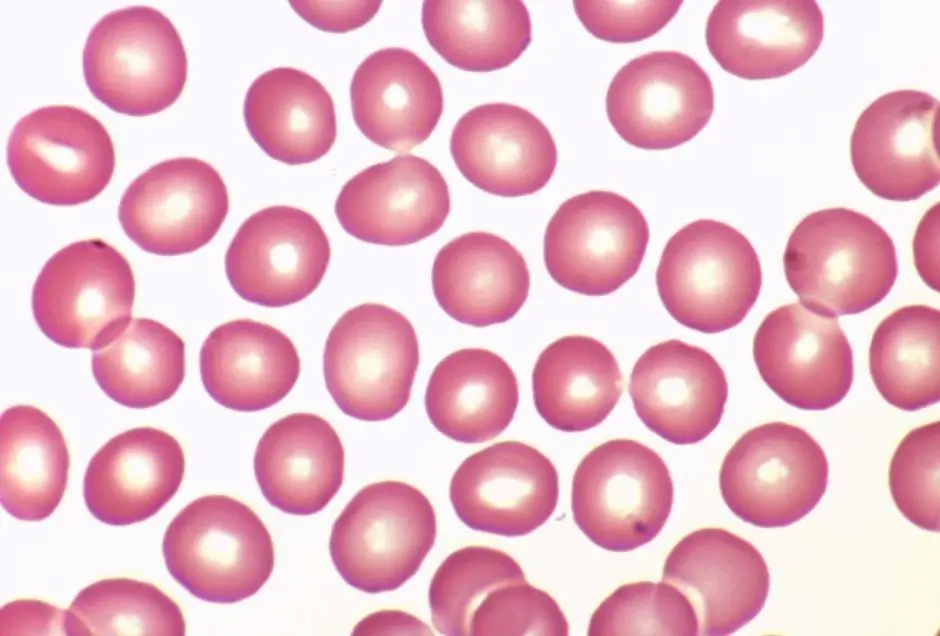
%> input picture Lab4-Morphology-main/assets/normal-blood.tif, 940 x 636 px
$ octave Challenge3.m   (GNU Octave 9; MATLAB toolbox functions it lacks are replaced by stand-ins)
%> lines starting %> are read from the running program, lines starting %| are printed output that depends on the picture; in (x1, y1, x2, y2) boxes, pixels count from 0 and x2, y2 are one past the last pixel; in counts of white or black regions, pixels touching at a corner belong together; the program's own positions count from 1
f = imread('assets/normal-blood.tif');

% [12 lines of commented-out code are left out]
f = f(:,:,1:3);

% converting to BW binary image
BW = rgb2gray(f);
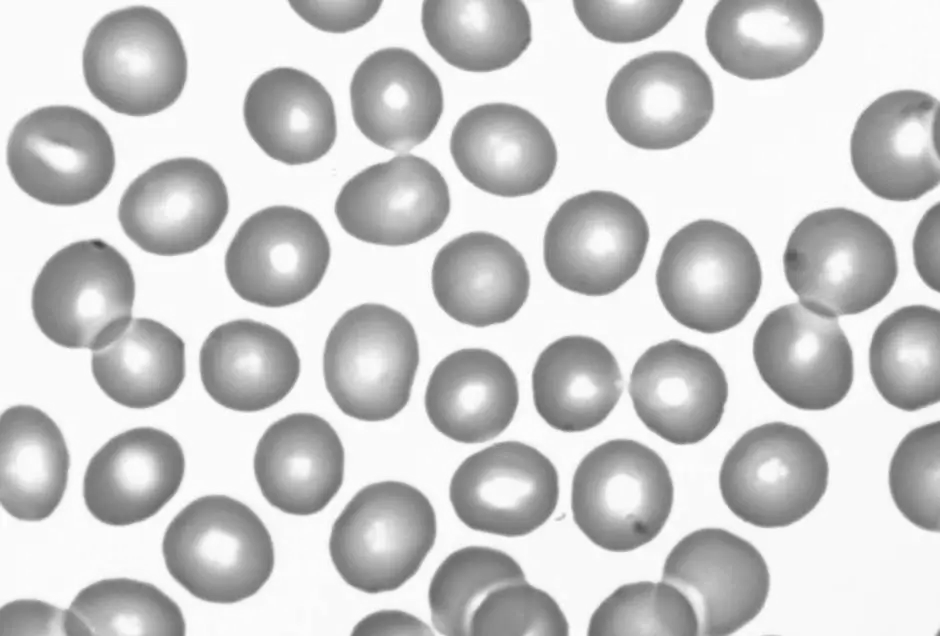
%> BW: size 636x940 uint8; min 68, max 255, mean 203.6
level = graythresh(BW);
%> level = 0.773
BW = imbinarize(BW, level);
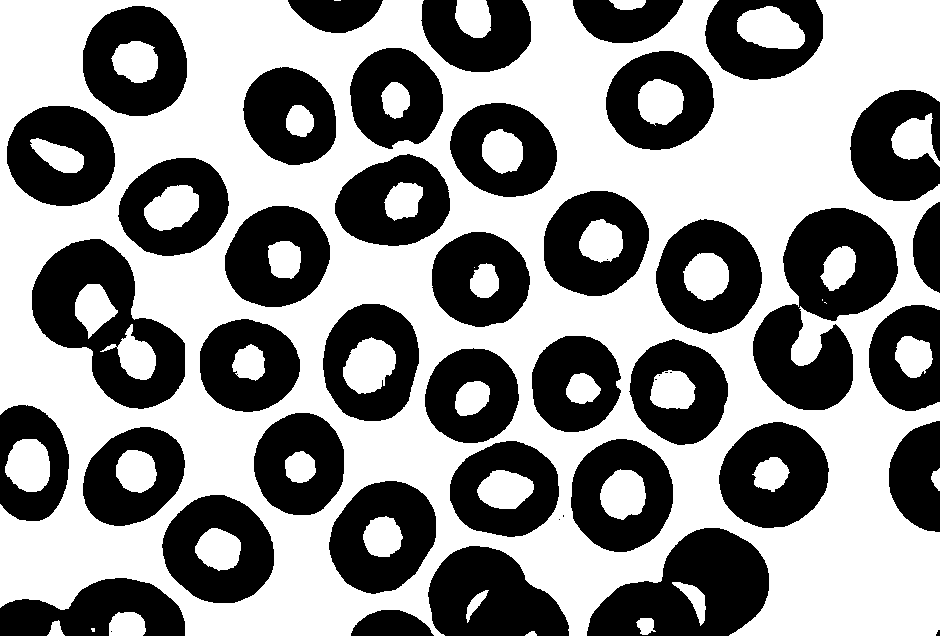
%> BW: size 636x940 logical; 56.1% white; 48 black regions (9 under 20 px), largest, box (x1, y1, x2, y2) and area: (753, 208, 898, 410) 15437, (32, 239, 185, 409) 12477, (587, 528, 769, 636) 12163

% inverting image
cells = ~BW;

% filling cells
cellsFilled = imfill(cells, 'holes');
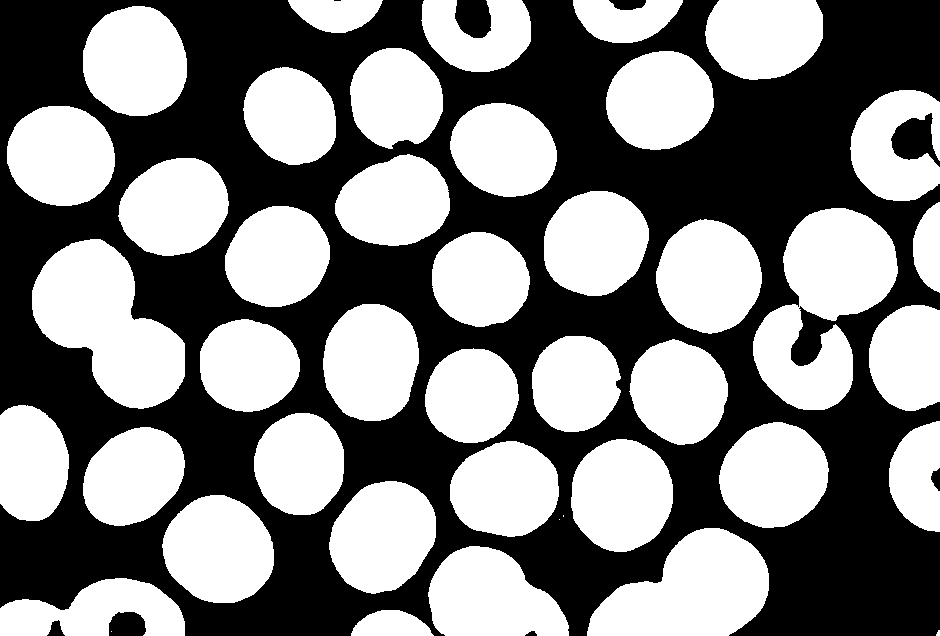
%> cellsFilled: size 636x940 logical; 50.6% white; 9 black regions (1 under 20 px), largest, box (x1, y1, x2, y2) and area: (0, 0, 940, 636) 291201, (891, 113, 940, 167) 1490, (455, 0, 491, 38) 1142

% separating cells that are only just touching
cellsFIlled = imopen(cellsFilled, strel('disk', 1));
%> cellsFIlled: size 636x940 logical; 50.6% white; 9 black regions (1 under 20 px), largest, box (x1, y1, x2, y2) and area: (0, 0, 940, 636) 291241, (891, 113, 940, 167) 1491, (455, 0, 491, 38) 1142

% label and count
CC = bwconncomp(cellsFilled);
%> CC = 43 connected components
numCells = CC.NumObjects;
%> numCells = 43
fprintf('Estimated RBC count: %d\n', numCells);
%| Estimated RBC count: 43

montage({f, BW, cells, cellsFilled})
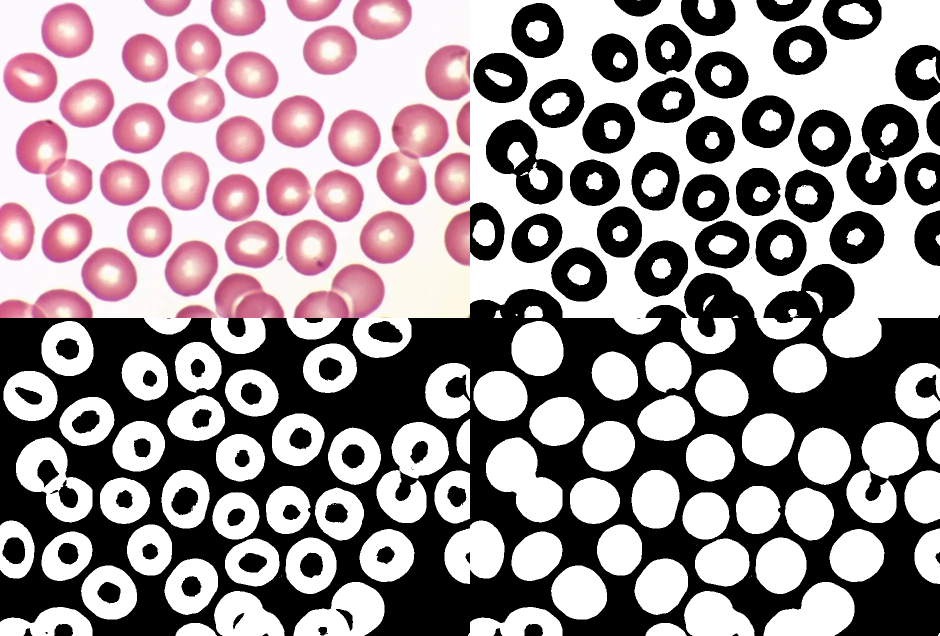
%> displayed picture: size 1272x1880x3, on the screen's scale of 0 to 255 (shown at 1/2 size); mean R, G, B 154.4, 143.2, 146.5
